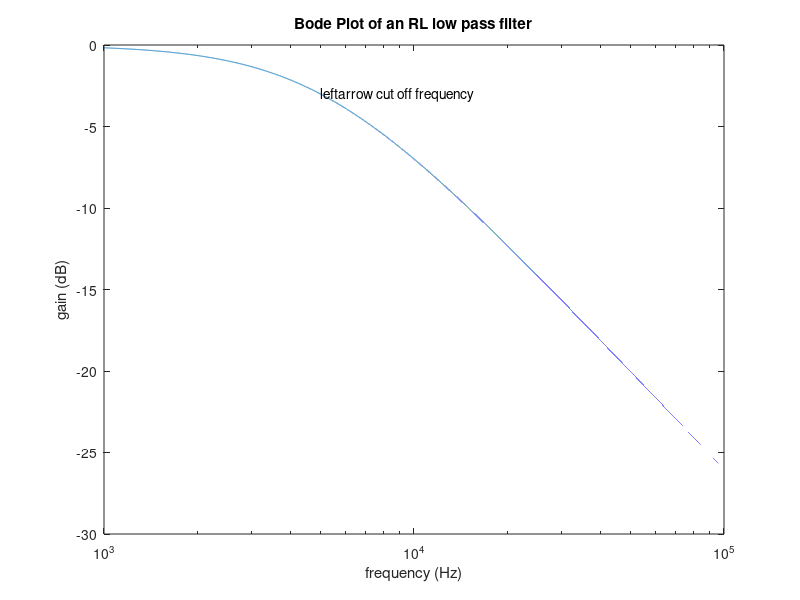

Write MATLAB code to recreate this figure.
format short 
format compact

% Passive filters
r1 = 31.4;
L1 = 1e-3;

freq_vec = 1e3:1:1e5;
w = freq_vec * 2 * pi;
wc = r1/L1;

gain = 20*log10(wc ./ (j*w + wc));

figure(1); 
semilogx(freq_vec, gain);
text(5e3, -3, "\leftarrow cut off frequency");
xlabel('frequency (Hz)');
ylabel('gain (dB)');
title('Bode Plot of an RL low pass filter')